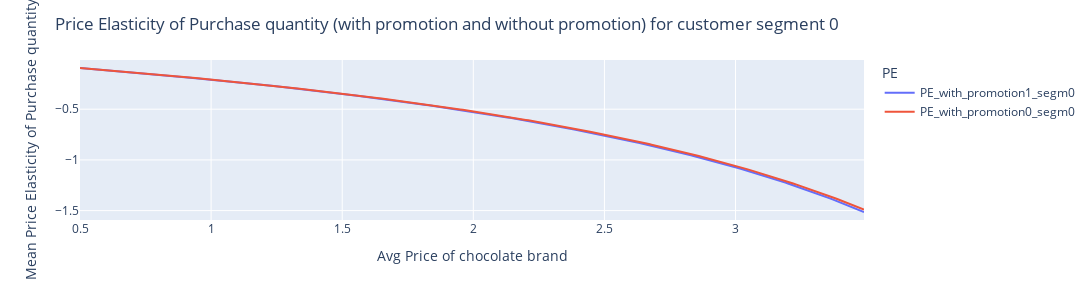

Notebook code for this chart:
### Markdown cell above
# price elasticity of purchase quantity for customer of segment 0

### Code cell
df_price_elasticity_price_promotion['PE_with_promotion1_segm0']=reg_0.coef_[0]*(df_price_elasticity_price_promotion['price']/
                                                                               reg_0.predict(df_price_elasticity_price_promotion[['price','promotion_1']])
                                                                               )
df_price_elasticity_price_promotion['PE_with_promotion0_segm0']=reg_0.coef_[0]*(df_price_elasticity_price_promotion['price']/
                                                                               reg_0.predict(df_price_elasticity_price_promotion[['price','promotion_0']])
                                                                               )
PE_0_1_promotion=df_price_elasticity_price_promotion.melt(id_vars=['price'],var_name='PE',value_name='PEValue',value_vars=['PE_with_promotion1_segm0','PE_with_promotion0_segm0'])
# PE_0_1_promotion
fig=px.line(PE_0_1_promotion,x="price",y='PEValue',color='PE')
fig.update_layout(width=1100,height=300,title='Price Elasticity of Purchase quantity (with promotion and without promotion) for customer segment 0',
                  xaxis=dict(title='Avg Price of chocolate brand'),
                  yaxis=dict(title='Mean Price Elasticity of Purchase quantity'))
fig.show()

### Figure 1 — Plotly figure (JSON) as saved in the notebook; plotly's stock layout.template omitted (floating-point values rounded to 4 significant figures; data arrays with more than 128 entries replaced by an {"elided": "..."} marker saying what was removed)
{"data": [{"hovertemplate": "PE=PE_with_promotion1_segm0<br>price=%{x}<br>PEValue=%{y}<extra></extra>", "legendgroup": "PE_with_promotion1_segm0", "line": {"color": "#636efa", "dash": "solid"}, "marker": {"symbol": "circle"}, "mode": "lines", "name": "PE_with_promotion1_segm0", "orientation": "v", "showlegend": true, "type": "scatter", "x": {"elided": "300 float values"}, "xaxis": "x", "y": {"elided": "300 float values"}, "yaxis": "y"}, {"hovertemplate": "PE=PE_with_promotion0_segm0<br>price=%{x}<br>PEValue=%{y}<extra></extra>", "legendgroup": "PE_with_promotion0_segm0", "line": {"color": "#EF553B", "dash": "solid"}, "marker": {"symbol": "circle"}, "mode": "lines", "name": "PE_with_promotion0_segm0", "orientation": "v", "showlegend": true, "type": "scatter", "x": {"elided": "300 float values"}, "xaxis": "x", "y": {"elided": "300 float values"}, "yaxis": "y"}], "layout": {"height": 300, "legend": {"title": {"text": "PE"}, "tracegroupgap": 0}, "margin": {"t": 60}, "title": {"text": "Price Elasticity of Purchase quantity (with promotion and without promotion) for customer segment 0"}, "width": 1100, "xaxis": {"anchor": "y", "autorange": true, "domain": [0, 1], "range": [0.5, 3.49], "title": {"text": "Avg Price of chocolate brand"}, "type": "linear"}, "yaxis": {"anchor": "x", "autorange": true, "domain": [0, 1], "range": [-1.592, -0.01488], "title": {"text": "Mean Price Elasticity of Purchase quantity"}, "type": "linear"}}}
